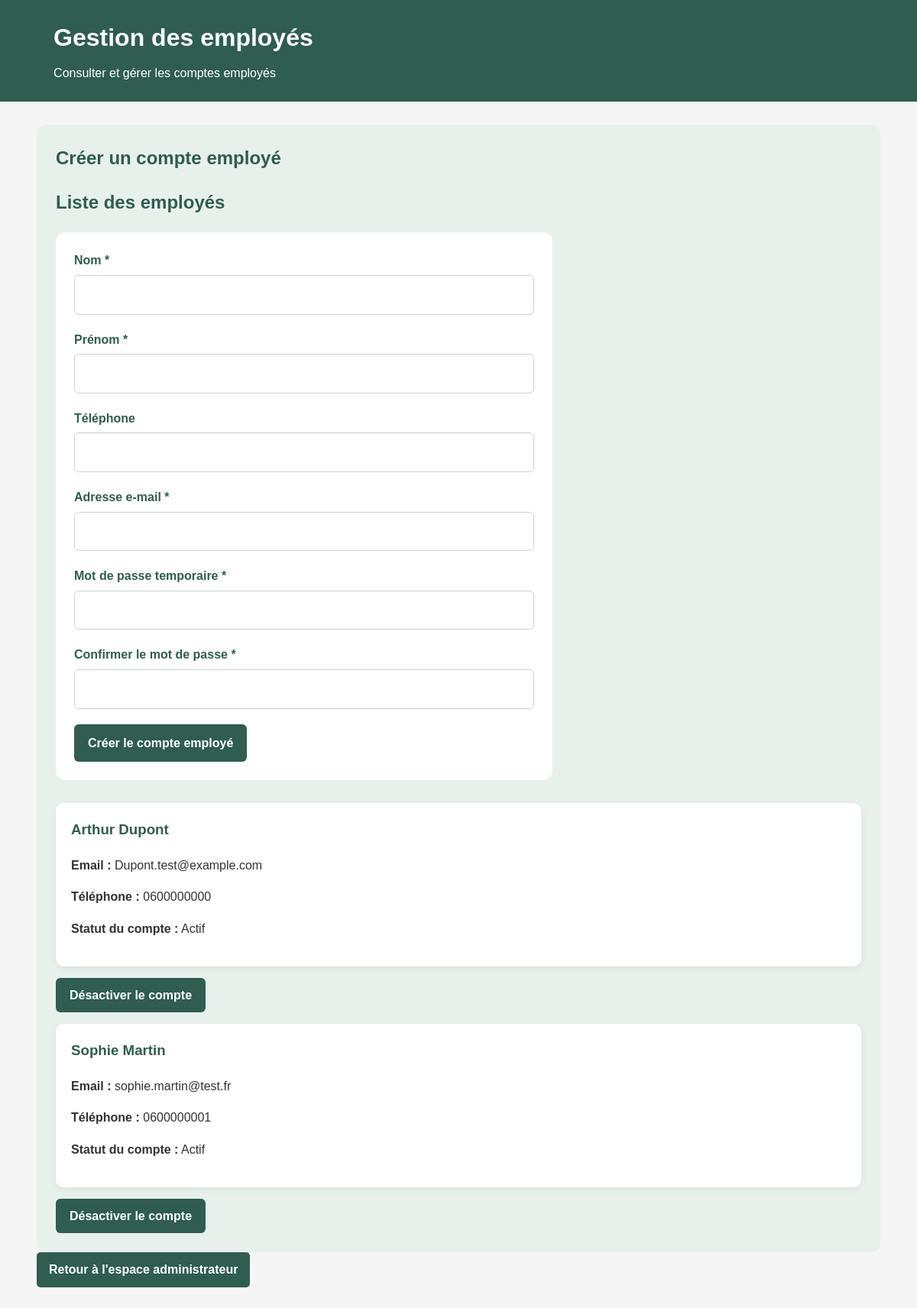
/gestion-employes.php (signed in), run on the app's committed database.
### tables this page shows
CREATE TABLE `utilisateur` (
  `id_utilisateur` int(11) NOT NULL,
  `nom` varchar(100) NOT NULL,
  `prenom` varchar(100) NOT NULL,
  `email` varchar(150) NOT NULL,
  `gsm` varchar(20) DEFAULT NULL,
  `adresse` varchar(255) DEFAULT NULL,
  `mot_de_passe` varchar(255) NOT NULL,
  `role` varchar(30) NOT NULL,
  `actif` tinyint(1) NOT NULL DEFAULT 1,
  `token_reinitialisation` varchar(255) DEFAULT NULL,
  `expiration_reinitialisation` datetime DEFAULT NULL
);

### gestion-employes.php (the view, shortened to what this page needs)
<?php
require_once 'config/database.php';
function e($valeur)
{
    return htmlspecialchars((string) $valeur, ENT_QUOTES, 'UTF-8');
}
$sqlEmployes = "
    SELECT
        id_utilisateur,
        nom,
        prenom,
        email,
        gsm,
        actif
    FROM utilisateur
    WHERE role = 'employe'
    ORDER BY nom, prenom
";
$stmtEmployes = $pdo->query($sqlEmployes);
$employes = $stmtEmployes->fetchAll(PDO::FETCH_ASSOC);
?>
<!DOCTYPE html>
<html lang="fr">
<head>
    <link rel="stylesheet" href="css/style.css">
</head>
<body class="page-gestion-employes">
<header>
    <div class="container">
        <h1>Gestion des employés</h1>
        <p>Consulter et gérer les comptes employés</p>
    </div>
</header>
<main class="container">
    <section class="section">
     <h2>Créer un compte employé</h2>
        <h2>Liste des employés</h2>
<form method="POST" action="gestion-employes.php" class="formulaire">
    <div class="champ-formulaire">
        <label for="nom">Nom *</label>
        <input type="text" id="nom" name="nom" required>
    </div>
    <div class="champ-formulaire">
        <label for="prenom">Prénom *</label>
        <input type="text" id="prenom" name="prenom" required>
    </div>
    <div class="champ-formulaire">
        <label for="gsm">Téléphone</label>
        <input type="tel" id="gsm" name="gsm">
    </div>
    <div class="champ-formulaire">
        <label for="email">Adresse e-mail *</label>
        <input type="email" id="email" name="email" required>
    </div>
    <div class="champ-formulaire">
        <label for="mot_de_passe">Mot de passe temporaire *</label>
        <input type="password" id="mot_de_passe" name="mot_de_passe"
               autocomplete="new-password" required>
    </div>
    <div class="champ-formulaire">
        <label for="confirmation">Confirmer le mot de passe *</label>
        <input type="password" id="confirmation" name="confirmation"
               autocomplete="new-password" required>
    </div>
    <button type="submit" class="btn">
        Créer le compte employé
    </button>
</form>
        <?php if (empty($employes)): ?>
            <p>Aucun compte employé n'est enregistré.</p>
        <?php else: ?>
            <?php foreach ($employes as $employe): ?>
                <article class="card">
                    <h3>
                        <?= e($employe['prenom']) ?>
                        <?= e($employe['nom']) ?>
                    </h3>
                    <p>
                        <strong>Email :</strong>
                        <?= e($employe['email']) ?>
                    </p>
                    <p>
                        <strong>Téléphone :</strong>
                        <?= e($employe['gsm'] ?? 'Non renseigné') ?>
                    </p>
                    <p>
                        <strong>Statut du compte :</strong>
                        <?= (int) $employe['actif'] === 1
                            ? 'Actif'
                            : 'Désactivé' ?>
                    </p>
                </article>
<form method="POST" action="gestion-employes.php">
    <button type="submit" name="changer_statut" class="btn">
        <?= (int) $employe['actif'] === 1
            ? 'Désactiver le compte'
            : 'Activer le compte' ?>
    </button>
</form>
            <?php endforeach; ?>
        <?php endif; ?>
    </section>
    <a href="espace-administrateur.php" class="btn-retour-admin">
    Retour à l'espace administrateur
</a>
</main>
</body>
</html>

### css/style.css (style rules this page uses)
:root { --couleur-principale: #2F5D50; --couleur-principale-hover: #24483E; --couleur-fond: #F5F5F5; --couleur-section: #E8F0EC; --couleur-carte: #FFFFFF; --couleur-texte: #333333; --couleur-bordure: #D5D5D5; --couleur-erreur: #A33D3D; --ombre-carte: 0 4px 14px rgba(0, 0, 0, 0.06); --rayon-carte: 12px; --largeur-contenu: 1200px; }
* { box-sizing: border-box; }
html { scroll-behavior: smooth; }
html, body { min-height: 100%; }
body { min-height: 100vh; margin: 0; display: flex; flex-direction: column; font-family: Arial, sans-serif; color: var(--couleur-texte); background: var(--couleur-fond); line-height: 1.6; }
main { flex: 1; }
.container, .contenu-principal { width: 92%; max-width: var(--largeur-contenu); margin: 0 auto; }
.bouton, .btn { display: inline-block; padding: 10px 18px; border: 0; border-radius: 6px; background: var(--couleur-principale); color: var(--couleur-carte); font: inherit; font-weight: bold; text-decoration: none; cursor: pointer; transition: background-color .2s ease; }
.champ-formulaire { display: flex; flex-direction: column; gap: 6px; margin-bottom: 20px; }
.champ-formulaire label { color: var(--couleur-principale); font-weight: bold; }
.champ-formulaire input, .champ-formulaire select, .champ-formulaire textarea, .formulaire-menu input, .formulaire-menu select, .formulaire-menu textarea { width: 100%; max-width: 100%; padding: 12px; border: 1px solid #C8D5CE; border-radius: 6px; background: #FFFFFF; font: inherit; }
.champ-formulaire input[type="email"] { width: 100%; }
.page-gestion-employes { background: var(--couleur-fond); color: var(--couleur-texte); }
.page-gestion-employes header { padding: 24px; background: var(--couleur-principale); color: #FFF; }
.page-gestion-employes header h1 { margin: 0; }
.page-gestion-employes header p { margin: 8px 0 0; }
.page-gestion-employes main.container { max-width: var(--largeur-contenu); margin: 30px auto; }
.page-gestion-employes .section { padding: 25px; border-radius: 12px; background: var(--couleur-section); }
.page-gestion-employes .section h2 { margin-top: 0; color: var(--couleur-principale); }
.page-gestion-employes .formulaire { max-width: 650px; margin: 20px 0 30px; padding: 24px; border-radius: 12px; background: #FFF; }
.page-gestion-employes .champ-formulaire input { max-width: 100%; }
.page-gestion-employes .formulaire .btn { padding: 12px 18px; border: 0; border-radius: 6px; background: var(--couleur-principale); color: #FFF; font: inherit; font-weight: bold; cursor: pointer; }
.page-gestion-employes .card { margin: 15px 0; padding: 20px; border-radius: 10px; background: #FFF; box-shadow: 0 3px 10px rgba(0,0,0,.06); }
.page-gestion-employes .card h3 { margin-top: 0; color: var(--couleur-principale); }
body > header { background: var(--couleur-principale); color: #FFF; }
body > header h1 { color: #FFF; }
.btn-retour-admin { display: inline-block; background-color: #2F5D50; color: white !important; padding: 10px 16px; border-radius: 5px; text-decoration: none; font-weight: bold; }
a { color: #2F5D50; }

### data on the page
utilisateur: prenom "Arthur", nom "Dupont", email "Dupont.test@example.com", gsm "0600000000", actif "Actif"
utilisateur: prenom "Sophie", nom "Martin", email "sophie.martin@test.fr", gsm "0600000001", actif "Actif"
